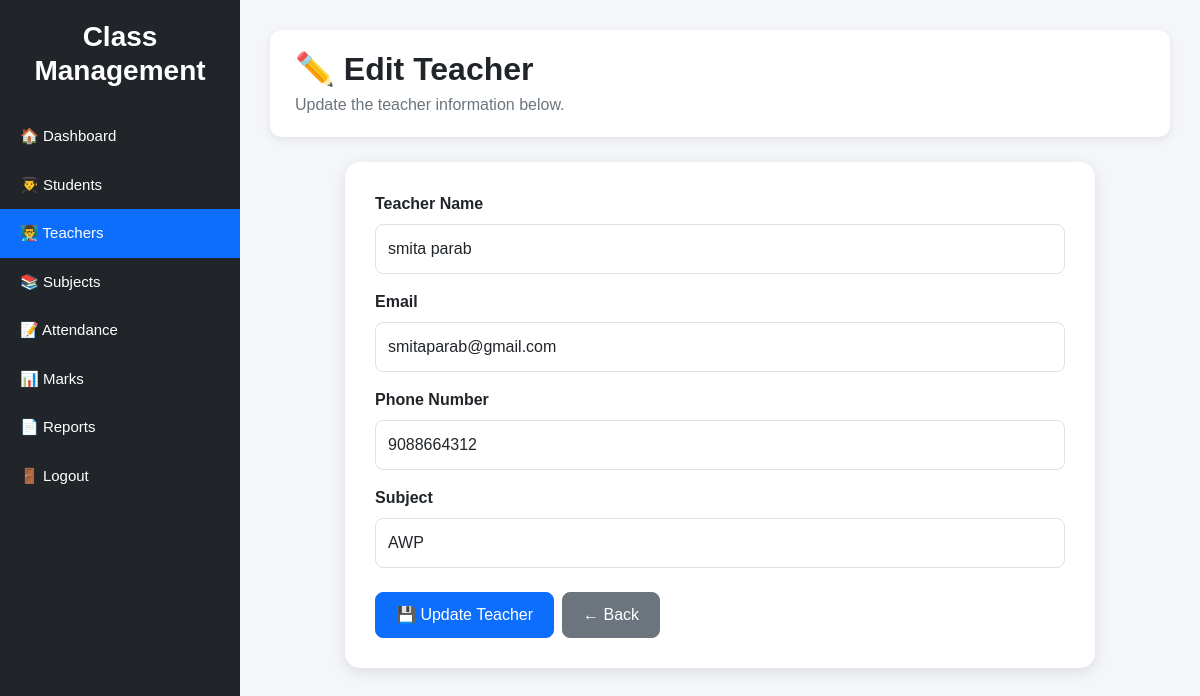
Page /edit_teacher.php?id=3 (signed in) on the committed database.
### tables this page shows
CREATE TABLE teachers (
    id INT UNSIGNED NOT NULL AUTO_INCREMENT,
    name VARCHAR(100) NOT NULL,
    email VARCHAR(100) DEFAULT NULL,
    phone VARCHAR(15) DEFAULT NULL,
    subject VARCHAR(100) DEFAULT NULL,
    PRIMARY KEY (id),
    UNIQUE KEY uq_teachers_email (email)
);

### edit_teacher.php (the view, shortened to what this page needs)
<?php
require_once __DIR__ . '/config.php';
$name = '';
$email = '';
$phone = '';
$subject = '';
$id = filter_input(
    INPUT_GET,
    'id',
    FILTER_VALIDATE_INT
);
try {
    $stmt = $conn->prepare(
        'SELECT id, name, email, phone, subject
         FROM teachers
         WHERE id = ?
         LIMIT 1'
    );
    $stmt->bind_param('i', $id);
    $stmt->execute();
    $stmt->store_result();
    $stmt->bind_result(
        $teacher_id,
        $db_name,
        $db_email,
        $db_phone,
        $db_subject
    );
    $name = (string) $db_name;
    $email = (string) $db_email;
    $phone = (string) $db_phone;
    $subject = (string) $db_subject;
} catch (mysqli_sql_exception $e) {
    error_log(
        'Class Management System - Fetch teacher error: ' .
        $e->getMessage()
    );
    header('Location: teachers.php');
    exit;
}
?>
<!DOCTYPE html>
<html lang="en">
<head>
    <link
        href="https://cdn.jsdelivr.net/npm/bootstrap@5.3.3/dist/css/bootstrap.min.css"
        rel="stylesheet"
    >
</head>
<body>
<div class="sidebar">
    <h3>Class Management</h3>
    <a href="dashboard.php">
        🏠 Dashboard
    </a>
    <a href="students.php">
        👨‍🎓 Students
    </a>
    <a href="teachers.php" class="active">
        👨‍🏫 Teachers
    </a>
    <a href="subjects.php">
        📚 Subjects
    </a>
    <a href="attendance.php">
        📝 Attendance
    </a>
    <a href="marks.php">
        📊 Marks
    </a>
    <a href="reports.php">
        📄 Reports
    </a>
    <a href="logout.php">
        🚪 Logout
    </a>
</div>
<div class="main-content">
    <div class="page-header">
        <h2>✏️ Edit Teacher</h2>
        <p>
            Update the teacher information below.
        </p>
    </div>
    <div class="form-card">
        <form
            method="POST"
            action="edit_teacher.php?id=<?php echo (int) $id; ?>"
        >
            <div class="mb-3">
                <label
                    for="name"
                    class="form-label"
                >
                    Teacher Name
                </label>
                <input
                    type="text"
                    id="name"
                    name="name"
                    class="form-control"
                    value="<?php
                        echo htmlspecialchars(
                            $name,
                            ENT_QUOTES,
                            'UTF-8'
                        );
                    ?>"
                    maxlength="100"
                    autocomplete="name"
                    required
                >
            </div>
            <div class="mb-3">
                <label
                    for="email"
                    class="form-label"
                >
                    Email
                </label>
                <input
                    type="email"
                    id="email"
                    name="email"
                    class="form-control"
                    value="<?php
                        echo htmlspecialchars(
                            $email,
                            ENT_QUOTES,
                            'UTF-8'
                        );
                    ?>"
                    maxlength="150"
                    autocomplete="email"
                    required
                >
            </div>
            <div class="mb-3">
                <label
                    for="phone"
                    class="form-label"
                >
                    Phone Number
                </label>
                <input
                    type="text"
                    id="phone"
                    name="phone"
                    class="form-control"
                    value="<?php
                        echo htmlspecialchars(
                            $phone,
                            ENT_QUOTES,
                            'UTF-8'
                        );
                    ?>"
                    maxlength="10"
                    pattern="[0-9]{10}"
                    inputmode="numeric"
                    autocomplete="tel"
                    required
                >
            </div>
            <div class="mb-4">
                <label
                    for="subject"
                    class="form-label"
                >
                    Subject
                </label>
                <input
                    type="text"
                    id="subject"
                    name="subject"
                    class="form-control"
                    value="<?php
                        echo htmlspecialchars(
                            $subject,
                            ENT_QUOTES,
                            'UTF-8'
                        );
                    ?>"
                    maxlength="100"
                    required
                >
            </div>
            <div class="d-flex gap-2 flex-wrap">
                <button
                    type="submit"
                    class="btn btn-primary"
                >
                    💾 Update Teacher
                </button>
                <a
                    href="teachers.php"
                    class="btn btn-secondary"
                >
                    ← Back
                </a>
            </div>
        </form>
    </div>
</div>
</body>
</html>

### edit_teacher.php (style rules this page uses)
body { margin: 0; font-family: Arial, sans-serif; background: #f4f6f9; }
.sidebar { width: 240px; height: 100vh; position: fixed; left: 0; top: 0; background: #212529; color: #ffffff; padding-top: 20px; overflow-y: auto; }
.sidebar h3 { text-align: center; margin-bottom: 25px; font-weight: bold; padding: 0 10px; }
.sidebar a { display: block; color: #ffffff; text-decoration: none; padding: 13px 20px; font-size: 15px; }
.sidebar .active { background: #0d6efd; }
.main-content { margin-left: 240px; padding: 30px; min-height: 100vh; }
.page-header { background: #ffffff; padding: 20px 25px; border-radius: 12px; margin-bottom: 25px; box-shadow: 0 3px 10px rgba(0, 0, 0, 0.08); }
.page-header h2 { margin: 0; font-weight: bold; }
.page-header p { margin: 5px 0 0; color: #6c757d; }
.form-card { max-width: 750px; margin: auto; background: #ffffff; padding: 30px; border-radius: 15px; box-shadow: 0 4px 15px rgba(0, 0, 0, 0.10); }
.form-label { font-weight: bold; }
.form-control { padding: 12px; border-radius: 8px; }
.btn { padding: 10px 20px; border-radius: 8px; }

### rows in the picture
teachers: name "smita parab", email "smitaparab@gmail.com", phone "9088664312", subject "AWP"
